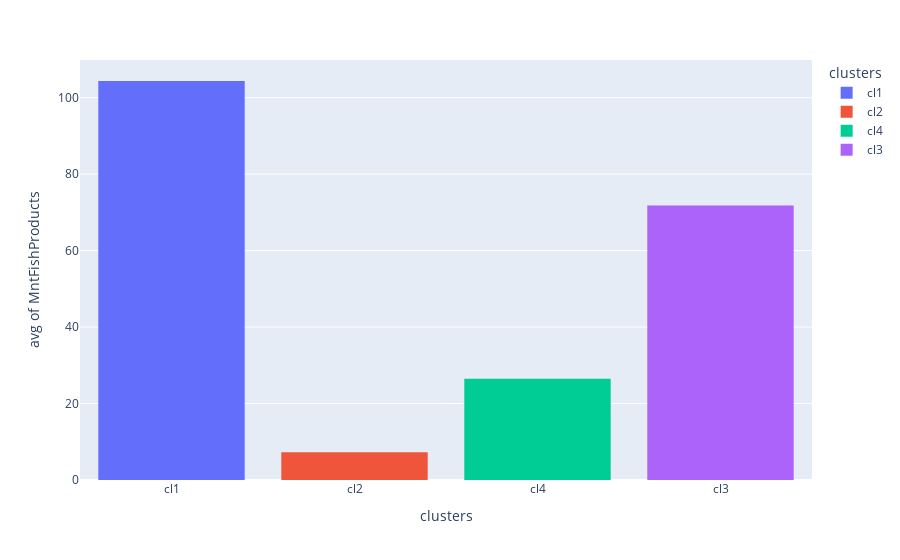

The cell this chart's notebook holds for it:
### Code cell
#cluster groups and fish products
px.histogram(data_frame=data, x = 'clusters', y = 'MntFishProducts',
             histfunc='avg', color = 'clusters')

### Figure 1 — Plotly figure (JSON) as saved in the notebook; plotly's stock layout.template omitted (floating-point values rounded to 4 significant figures; data arrays with more than 128 entries replaced by an {"elided": "..."} marker saying what was removed)
{"data": [{"alignmentgroup": "True", "bingroup": "x", "histfunc": "avg", "hovertemplate": "clusters=%{x}<br>avg of MntFishProducts=%{y}<extra></extra>", "legendgroup": "cl1", "marker": {"color": "#636efa", "pattern": {"shape": ""}}, "name": "cl1", "offsetgroup": "cl1", "orientation": "v", "showlegend": true, "type": "histogram", "x": {"elided": "479 str values"}, "xaxis": "x", "y": {"elided": "479 int values"}, "yaxis": "y"}, {"alignmentgroup": "True", "bingroup": "x", "histfunc": "avg", "hovertemplate": "clusters=%{x}<br>avg of MntFishProducts=%{y}<extra></extra>", "legendgroup": "cl2", "marker": {"color": "#EF553B", "pattern": {"shape": ""}}, "name": "cl2", "offsetgroup": "cl2", "orientation": "v", "showlegend": true, "type": "histogram", "x": {"elided": "988 str values"}, "xaxis": "x", "y": {"elided": "988 int values"}, "yaxis": "y"}, {"alignmentgroup": "True", "bingroup": "x", "histfunc": "avg", "hovertemplate": "clusters=%{x}<br>avg of MntFishProducts=%{y}<extra></extra>", "legendgroup": "cl4", "marker": {"color": "#00cc96", "pattern": {"shape": ""}}, "name": "cl4", "offsetgroup": "cl4", "orientation": "v", "showlegend": true, "type": "histogram", "x": {"elided": "608 str values"}, "xaxis": "x", "y": {"elided": "608 int values"}, "yaxis": "y"}, {"alignmentgroup": "True", "bingroup": "x", "histfunc": "avg", "hovertemplate": "clusters=%{x}<br>avg of MntFishProducts=%{y}<extra></extra>", "legendgroup": "cl3", "marker": {"color": "#ab63fa", "pattern": {"shape": ""}}, "name": "cl3", "offsetgroup": "cl3", "orientation": "v", "showlegend": true, "type": "histogram", "x": {"elided": "141 str values"}, "xaxis": "x", "y": {"elided": "141 int values"}, "yaxis": "y"}], "layout": {"autosize": true, "barmode": "relative", "legend": {"title": {"text": "clusters"}, "tracegroupgap": 0}, "margin": {"t": 60}, "xaxis": {"anchor": "y", "autorange": true, "categoryarray": ["cl1", "cl2", "cl4", "cl3"], "categoryorder": "array", "domain": [0, 1], "range": [-0.5, 3.5], "title": {"text": "clusters"}, "type": "category"}, "yaxis": {"anchor": "x", "autorange": true, "domain": [0, 1], "range": [0, 109.8], "title": {"text": "avg of MntFishProducts"}, "type": "linear"}}}
